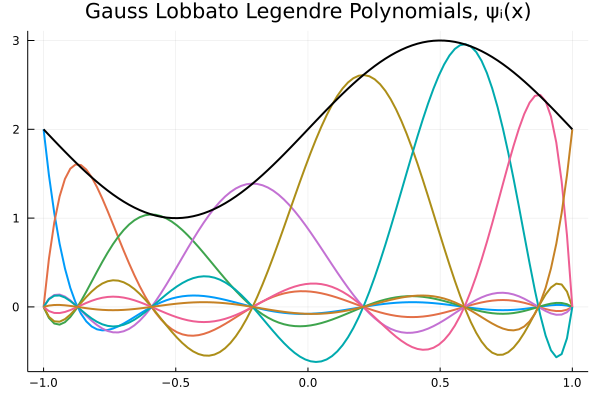

Recreate this plot in Julia.
#
using SpectralElemenets, Plots
import FastGaussQuadrature

nr = 8
np = 100

zr,_ = FastGaussQuadrature.gausslobatto(nr)
zp   = range(start=-1,stop=1,length=np) |> Array

J = interpMat(zp,zr)

## basis

plt = plot()
plt = plot!(title="Gauss Lobbato Legendre Polynomials, ψᵢ(x)")
#plt = plot!(xlims=(-1,1))

fr = @. 2 + sin(pi*zr)

for i=1:nr
    global plt = plot!(zp,J[:,i]*fr[i],width=2,label=:none)
end

plt = plot!(zp,J*fr,width=2,color=:black,label=:none)
savefig(plt,"basis.png")

## elem

#plt = plot()
#plt = plot!(xlims=(-1,3))
#
#for i=1:nr
#    global plt = plot!(0 .+zp,J[:,i],width=2,label=:none)
#end
#savefig(plt,"elem1.png")
#
#plt = plot()
#plt = plot!(xlims=(-1,3))
#
#for i=1:nr
#    global plt = plot!(2 .+zp,J[:,i],width=2,label=:none)
#end
#savefig(plt,"elem2.png")

## indicator func
#zp = range(start=-1,stop=3,length=1000) |> Array
#id1 = -1 .<= zp .<= 1
#id2 =  1 .<= zp .<= 3
#plt = plot()
#plt = plot!(xlims=(-1,3),ylims=(-0.2,1.2))
#plt = plot!(zp,id1,width=2,label=:none,color=:black)
#savefig(plt,"id1.png")
#plt = plot()
#plt = plot!(xlims=(-1,3),ylims=(-0.2,1.2))
#plt = plot!(zp,id2,width=2,label=:none,color=:black)
#savefig(plt,"id2.png")


